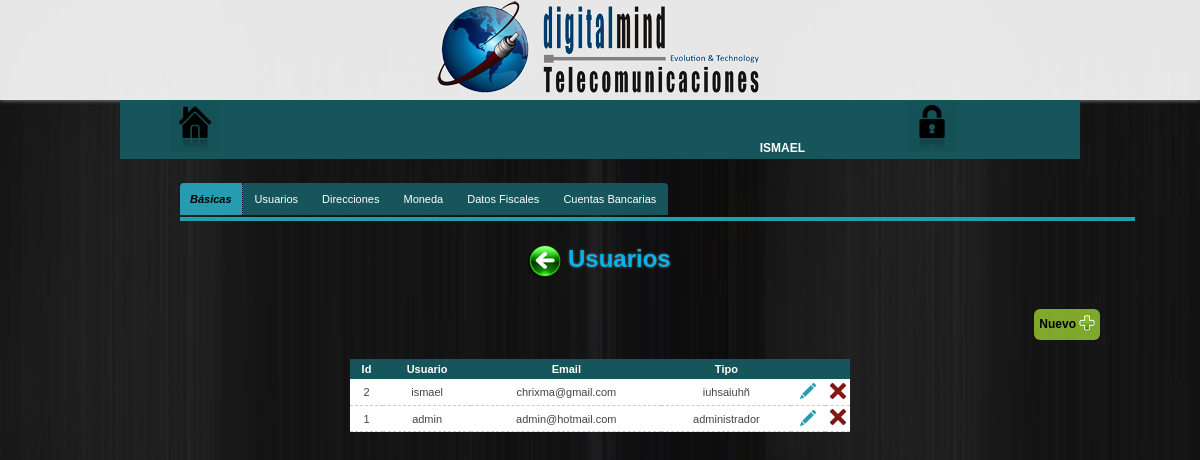
The app's page /configuracion/basicas/usuarios (signed in) with its own data.
### tables this page shows
CREATE TABLE IF NOT EXISTS `usuarios` (
  `id_usuario` int(4) NOT NULL,
  `usuario` varchar(15) NOT NULL DEFAULT '',
  `contrasena` varchar(32) NOT NULL DEFAULT '',
  `email` varchar(50) NOT NULL DEFAULT '',
  `usuario_freg` datetime DEFAULT '0000-00-00 00:00:00',
  `tipo` varchar(50) DEFAULT '2',
  `facebook` varchar(250) DEFAULT NULL,
  `twitter` varchar(250) DEFAULT NULL,
  `avatar` varchar(500) DEFAULT NULL
);

### configuracion/basicas/usuarios/classUsuarios.php (called while the page is built, shortened)
<?php
	class Usuarios
	{
		public function obtenerUsuarios() {
			$Conexion = new dataBaseConn();
			$sth = $Conexion -> prepare('SELECT id_usuario,usuario,email,tipo FROM usuarios');
			$sth -> execute();
			$usuarios = $sth -> fetchAll();
			return $usuarios;
		}
	}
?>

### libs/encrypt_decrypt_strings_urls.php (called while the page is built, shortened)
<?php
	function encrypt($string, $key) {
	   $result = '';
	   for($i=0; $i<strlen($string); $i++) {
	      $char = substr($string, $i, 1);
	      $keychar = substr($key, ($i % strlen($key))-1, 1);
	      $char = chr(ord($char)+ord($keychar));
	      $result.=$char;
	   }
	   return base64_encode($result);
	}
?>

### configuracion/basicas/usuarios/tabla_usuarios.php (the view, shortened to what this page needs)
<?php require_once("../../../libs/encrypt_decrypt_strings_urls.php"); ?>
<?php if($datUsuarios = $fnUsuarios -> obtenerUsuarios() ) : ?>
	<table class="datos-bd">
		<tr>
			<th>Id</th>
			<th>Usuario</th>
			<th>Email</th>
			<th>Tipo</th>
			<th>&nbsp;</th>
			<th>&nbsp;</th>
		</tr>
		<?php foreach($datUsuarios as $fnUsuarios) : ?>
			<tr>
				<td><?=$fnUsuarios['id_usuario']?></td>
				<td><?=$fnUsuarios['usuario']?></td>
				<td><?=$fnUsuarios['email']?></td>
				<td><?=$fnUsuarios['tipo']?></td>
				<td width="5%">
					<?php $idUser = encrypt($fnUsuarios['id_usuario'],"usuariosDM") ?>
					<a href="actualizar_usuario.php?IDusuario=<?=$idUser?>" class="EditUser"><img src="../../../images/editar.png" title="Editar"></a>
				</td>
				<td width="5%">
					<form action="" method="POST" enctype="application/x-www-form-urlencoded" target="_self">
						<button type="button" class="deleteUser">
							<img src="../../../images/eliminar.png" title="Borrar" alt="Borrar">
						</button>
					</form>
				</td>
			</tr>
		<?php endforeach; ?>
	</table>
	<br />
<?php else :?>
	<div class="vacio">
		(Sin registros)
	</div>
<?php endif; ?>

### css/menu.css (style rules this page uses)
* { margin: 0;padding: 0; }
a { color: #28C7E0;text-decoration:none; }
body { background: url(../images/bg.jpg) fixed; color:#444; font-family:Verdana,Helvetica,Sans-serif;font-size:12px; }
a { text-decoration: none; }

### css/tabla.css (style rules this page uses)
table { border-collapse: separate;font-size: 13px; margin: 0 0 30px 0; }
.datos-bd { background: #FFF; border-collapse: collapse; width: 500px; }
.datos-bd th { background: #16555B;color: #FFF; font-weight: bold; text-align: center; padding: .4em; }
.datos-bd td { border-bottom: 1px #CCC dashed; padding: .3em; text-align: center; }
.datos-bd a { color:#16555B;margin: .5em; }
button { background-color: transparent; border: none; cursor: pointer; }

### libs/dataTables/css/datatables.css (style rules this page uses)
table { border-collapse: separate; font-size: 11px; width: 80%; margin: 0 auto; }
button { background-color: transparent; border: none; cursor: pointer; }

### records on screen
usuarios: id_usuario "2", usuario "ismael", email "chrixma@gmail.com", tipo "iuhsaiuhñ"
usuarios: id_usuario "1", usuario "admin", email "admin@hotmail.com", tipo "administrador"

### other values on screen
$_SESSION["usuario"] "ISMAEL"
